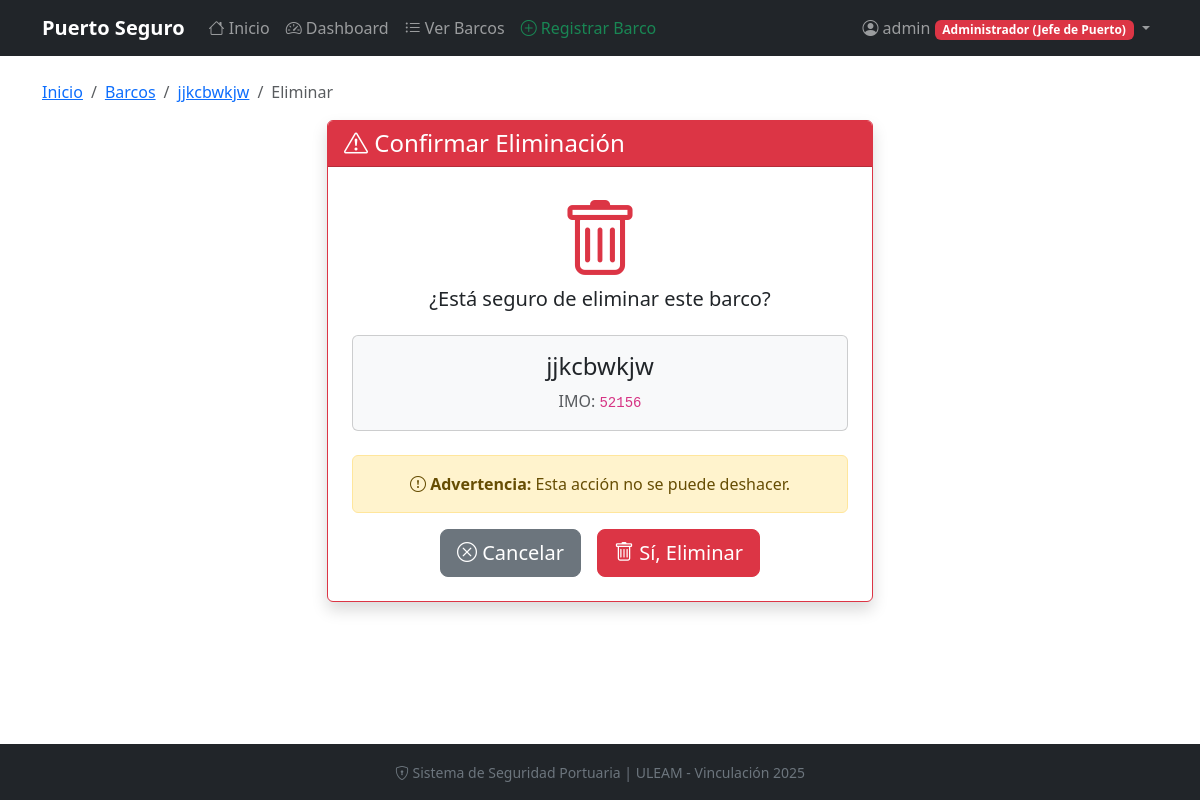
The page /barcos/4/eliminar/ (signed in) on the database its author committed.
### core/models.py (models this page shows, shortened)
class Usuario(AbstractUser):
    ROLES = (
        ('admin', 'Administrador (Jefe de Puerto)'),
        ('operador', 'Operador (Registra Barcos)'),
        ('guardia', 'Guardia (Solo ve accesos)'),
    )
    rol = models.CharField(
        max_length=20,
        choices=ROLES,
        default='guardia',
        verbose_name='Rol del Usuario',
        help_text='Define los permisos del usuario en el sistema'
    )
    class Meta:
        verbose_name = 'Usuario'
        verbose_name_plural = 'Usuarios'

class Barco(models.Model):
    nombre = models.CharField(
        max_length=100,
        verbose_name='Nombre del Barco'
    )
    imo = models.CharField(
        max_length=20,
        unique=True,
        verbose_name='Número IMO',
        help_text='Número de identificación marítima internacional (único)'
    )
    bandera = models.CharField(
        max_length=50,
        verbose_name='País de Bandera',
        default='Ecuador'
    )
    tipo = models.CharField(
        max_length=50,
        choices=[
            ('carga', 'Buque de Carga'),
            ('pasajeros', 'Buque de Pasajeros'),
            ('petrolero', 'Petrolero'),
            ('pesquero', 'Pesquero'),
            ('otro', 'Otro'),
        ],
        default='carga',
        verbose_name='Tipo de Embarcación'
    )
    fecha_llegada = models.DateTimeField(
        auto_now_add=True,
        verbose_name='Fecha de Registro'
    )
    registrado_por = models.ForeignKey(
        Usuario,
        on_delete=models.SET_NULL,
        null=True,
        verbose_name='Registrado por',
        related_name='barcos_registrados'
    )
    class Meta:
        verbose_name = 'Barco'
        verbose_name_plural = 'Barcos'
        ordering = ['-fecha_llegada']

### core/views.py (the view)
# urls.py: path('barcos/<int:pk>/eliminar/', views.eliminar_barco, name='eliminar_barco'),
@login_required
@user_passes_test(es_admin, login_url='home')
def eliminar_barco(request, pk):
    from django.shortcuts import get_object_or_404
    barco = get_object_or_404(Barco, pk=pk)
    if request.method == 'POST':
        nombre = barco.nombre
        barco.delete()
        messages.warning(request, f'🗑️ Barco "{nombre}" eliminado del sistema.')
        return redirect('lista_barcos')
    return render(request, 'eliminar_barco.html', {'barco': barco})

### core/views.py (called while the page is built)
def es_admin(user):
    return user.rol == 'admin' or user.is_superuser

### templates/eliminar_barco.html (shortened to what this page needs)
{% extends 'base.html' %}
{% block content %}
<div class="container py-4">
    <nav aria-label="breadcrumb">
        <ol class="breadcrumb">
            <li class="breadcrumb-item"><a href="{% url 'home' %}">Inicio</a></li>
            <li class="breadcrumb-item"><a href="{% url 'lista_barcos' %}">Barcos</a></li>
            <li class="breadcrumb-item"><a href="{% url 'detalle_barco' barco.pk %}">{{ barco.nombre }}</a></li>
            <li class="breadcrumb-item active">Eliminar</li>
        </ol>
    </nav>
    <div class="row justify-content-center">
        <div class="col-md-6">
            <div class="card shadow border-danger">
                <div class="card-header bg-danger text-white">
                    <h4 class="mb-0">
                        <i class="bi bi-exclamation-triangle"></i> Confirmar Eliminación
                    </h4>
                </div>
                <div class="card-body text-center p-4">
                    <i class="bi bi-trash display-1 text-danger mb-3"></i>
                    <h5>¿Está seguro de eliminar este barco?</h5>
                    <div class="card bg-light my-4">
                        <div class="card-body">
                            <h4>{{ barco.nombre }}</h4>
                            <p class="text-muted mb-0">IMO: <code>{{ barco.imo }}</code></p>
                        </div>
                    </div>
                    <div class="alert alert-warning">
                        <i class="bi bi-exclamation-circle"></i>
                        <strong>Advertencia:</strong> Esta acción no se puede deshacer.
                    </div>
                    <form method="post">
                        <div class="d-flex justify-content-center gap-3">
                            <a href="{% url 'detalle_barco' barco.pk %}" class="btn btn-secondary btn-lg">
                                <i class="bi bi-x-circle"></i> Cancelar
                            </a>
                            <button type="submit" class="btn btn-danger btn-lg">
                                <i class="bi bi-trash"></i> Sí, Eliminar
                            </button>
                        </div>
                    </form>
                </div>
            </div>
        </div>
    </div>
</div>
{% endblock %}

### templates/base.html (shortened to what this page needs)
{% load static %}
<!DOCTYPE html>
<html lang="es">
<head>
    <link href="https://cdn.jsdelivr.net/npm/bootstrap@5.3.2/dist/css/bootstrap.min.css" rel="stylesheet">
    <link href="https://cdn.jsdelivr.net/npm/bootstrap-icons@1.11.1/font/bootstrap-icons.css" rel="stylesheet">
</head>
<body>
    <nav class="navbar navbar-expand-lg navbar-dark bg-dark">
        <div class="container">
            <a class="navbar-brand" href="{% url 'home' %}">
                 Puerto Seguro
            </a>
            <div class="collapse navbar-collapse" id="navbarNav">
                <ul class="navbar-nav me-auto">
                    <li class="nav-item">
                        <a class="nav-link" href="{% url 'home' %}">
                            <i class="bi bi-house"></i> Inicio
                        </a>
                    </li>
                    {% if user.is_authenticated %}
                    <li class="nav-item">
                        <a class="nav-link" href="{% url 'dashboard' %}">
                            <i class="bi bi-speedometer2"></i> Dashboard
                        </a>
                    </li>
                    <li class="nav-item">
                        <a class="nav-link" href="{% url 'lista_barcos' %}">
                            <i class="bi bi-list-ul"></i> Ver Barcos
                        </a>
                    </li>
                    {% if user.rol == 'operador' or user.rol == 'admin' or user.is_superuser %}
                    <li class="nav-item">
                        <a class="nav-link text-success" href="{% url 'crear_barco' %}">
                            <i class="bi bi-plus-circle"></i> Registrar Barco
                        </a>
                    </li>
                    {% endif %}
                    {% endif %}
                </ul>
                <ul class="navbar-nav">
                    {% if user.is_authenticated %}
                    <li class="nav-item dropdown">
                        <a class="nav-link dropdown-toggle" href="#" id="userDropdown" role="button"
                            data-bs-toggle="dropdown" aria-expanded="false">
                            <i class="bi bi-person-circle"></i>
                            {{ user.username }}
                            <span class="badge badge-{{ user.rol }}">
                                {{ user.get_rol_display }}
                            </span>
                        </a>
                    </li>
                    {% else %}
                    <li class="nav-item">
                        <a class="nav-link" href="{% url 'login' %}">
                            <i class="bi bi-box-arrow-in-right"></i> Iniciar Sesión
                        </a>
                    </li>
                    {% endif %}
                </ul>
            </div>
        </div>
    </nav>
    <main>
        {% block content %}{% endblock %}
    </main>
    <footer class="mt-auto">
        <div class="container text-center">
            <small>
                <i class="bi bi-shield-lock"></i>
                Sistema de Seguridad Portuaria | ULEAM - Vinculación 2025
            </small>
        </div>
    </footer>
</body>
</html>

### templates/base.html (style rules this page uses)
:root { --primary-color: #0d6efd; --secondary-color: #6c757d; --success-color: #198754; --warning-color: #ffc107; --danger-color: #dc3545; }
body { min-height: 100vh; display: flex; flex-direction: column; }
.navbar-brand { font-weight: bold; }
main { flex: 1; }
.badge-admin { background-color: var(--danger-color); }
footer { background-color: #212529; color: #6c757d; padding: 1rem 0; }

### rows shown on the page
Usuario: username "admin", rol "Administrador (Jefe de Puerto)"
Barco: nombre "jjkcbwkjw", imo "52156"
